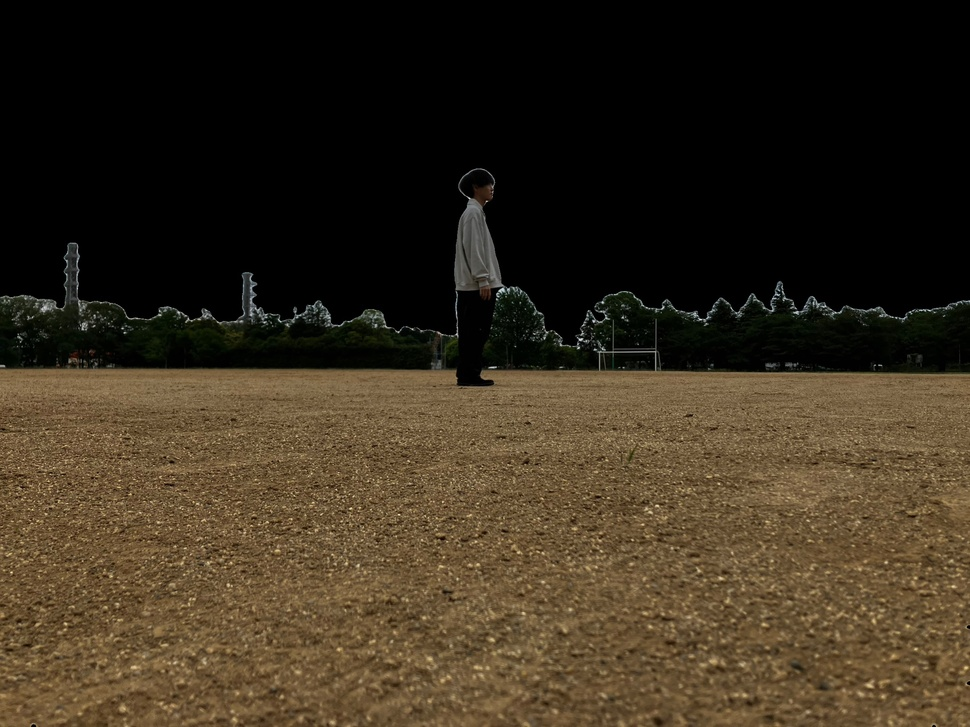
#> input picture tensorflow2-yolo-v3-master/addweighted/result_1.jpg, 970 x 727 px, shrunk from 2364 x 1773 before the run
$ python test_3.py
#> lines starting #> are read from the running program, lines starting #| are printed output that depends on the picture
import cv2
import matplotlib.pyplot as plt

# 画像の読み込み
img = cv2.imread('result_1.jpg')
#> img is the input picture: shape (727, 970, 3); mean B, G, R 30.3, 46.1, 56.7
img2 = cv2.imread('result_2.jpg')
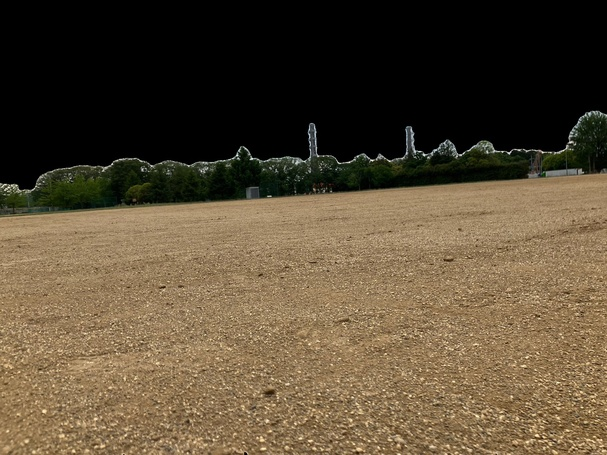
#> input picture tensorflow2-yolo-v3-master/addweighted/result_2.jpg, 607 x 455 px, shrunk from 1479 x 1109 before the run
#> img2 is the input picture: shape (455, 607, 3); mean B, G, R 54.6, 75.8, 89.9

# グレースケール変換
gray = cv2.cvtColor(img, cv2.COLOR_BGR2GRAY)
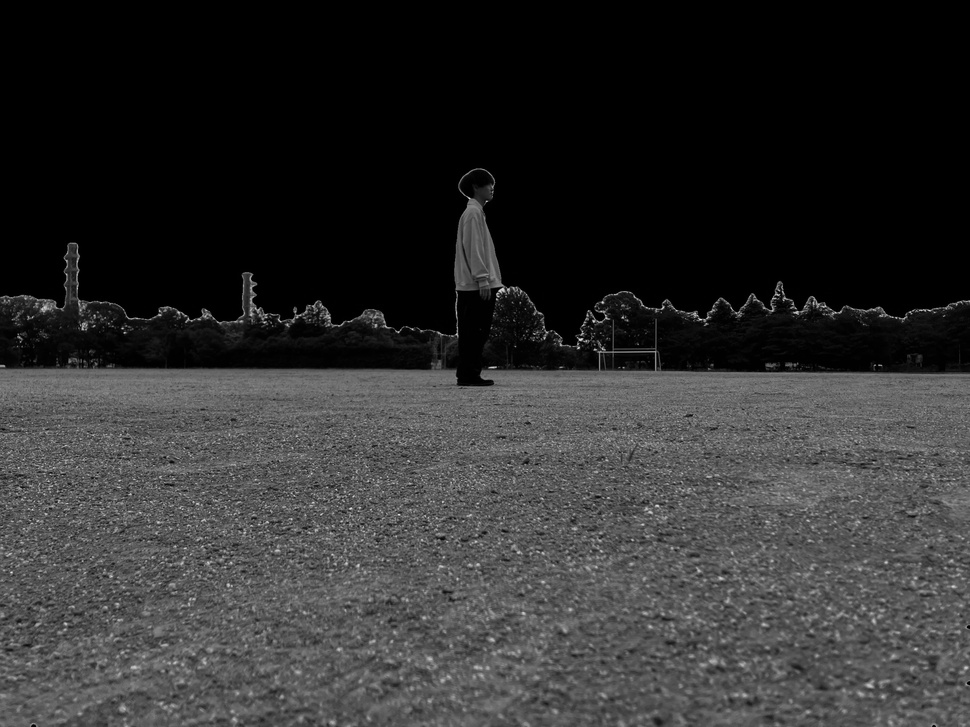
#> gray: shape (727, 970); min 0, max 238, mean 47.5
gray2 = cv2.cvtColor(img2, cv2.COLOR_BGR2GRAY)
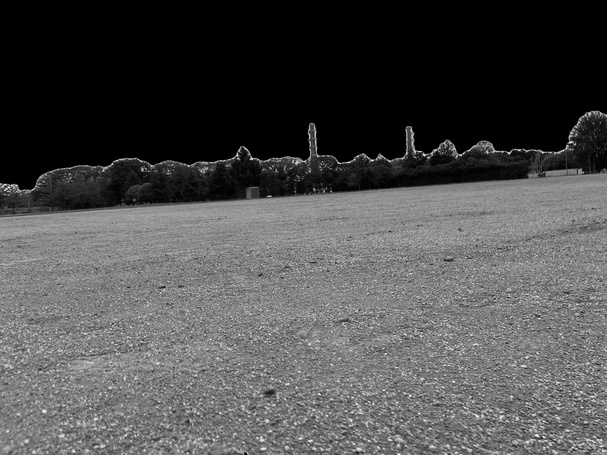
#> gray2: shape (455, 607); min 0, max 251, mean 77.6

# ヒストグラムの取得
hist = cv2.calcHist([gray], [0], None, [256], [0, 256])
#> hist = 256 values, max 289794 at index 0, min 0 at index 217, mean 2754.6
hist2 = cv2.calcHist([gray2], [0], None, [256], [0, 256])
#> hist2 = 256 values, max 91400 at index 0, min 0 at index 246, mean 1078.8


# ヒストグラムの表示
plt.plot(hist)
plt.plot(hist2)
plt.xlim([0, 256])
plt.show()
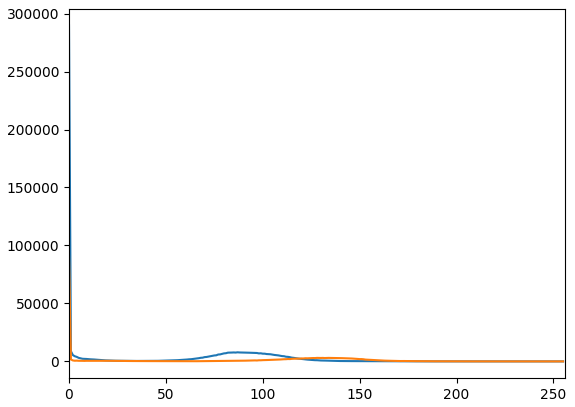
#> figure drawn by matplotlib, 1 panel; curve peaks at x = 0, y = 289794; curve peaks at x = 0, y = 91400
